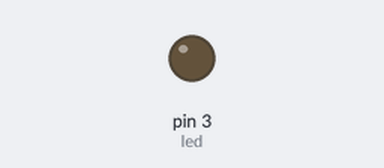
The sketch below on a simulated Arduino Uno, built with avr-gcc and run on an emulated ATmega328P. On the bench: output pins drawn as LEDs (lit = HIGH).

Above: at 0.1 s.
At 9.9 s:
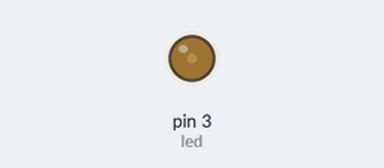
At 19.9 s:
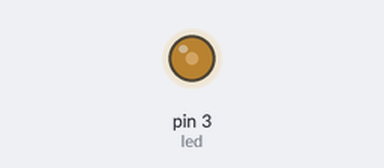
At 39.9 s:
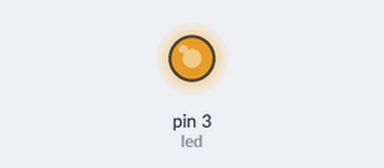
Timing chart, 0 to 40.0 s (numbered marks = the images above):
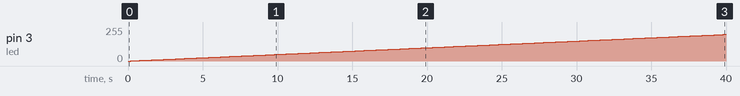

Measured:
- by itself, pin 3 (led): moves from 0/255 to 199/255 over 39.6 s

The sketch:

pwm-led.ino.ino
```cpp
#define led 3
#define max 255
#define min 0
#define tempo 100

void setup()
{
  pinMode(led, OUTPUT);
}

void loop()
{
  for (int i=min; i<max;i++){
    analogWrite(led, i);
    delay(200);
  }
  for (int i=max; i>min; i--){
    analogWrite(led, i);
    delay(tempo);
  }
}
```
